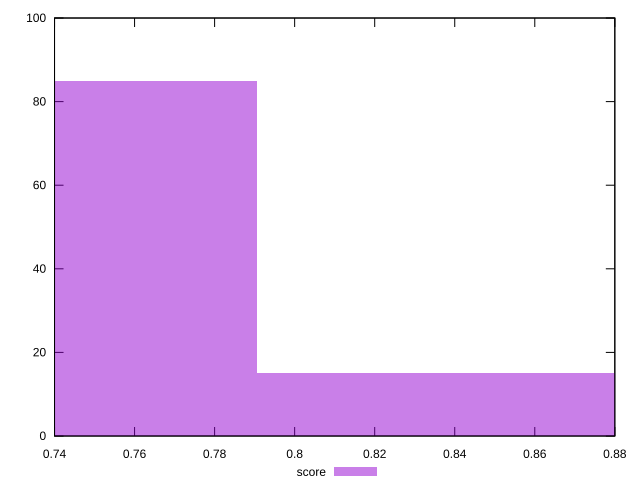

gnuplot code for this plot:
reset

$score <<EOF
0.8433902275879342 15
0.7379664491394424 85
EOF

set key outside below
set boxwidth 0.10542377844849178
set xrange [0.74:0.88]
set yrange [0:100]
set trange [0:100]
set style fill transparent solid 0.5 noborder
set terminal svg size 640, 490 enhanced background rgb 'white'
set output "report_00019_2021-02-10T18-14-37.922Z//offscreen-images/samples/pages+cached+noadtech/score/histogram.svg"

plot $score title "score" with boxes

reset
